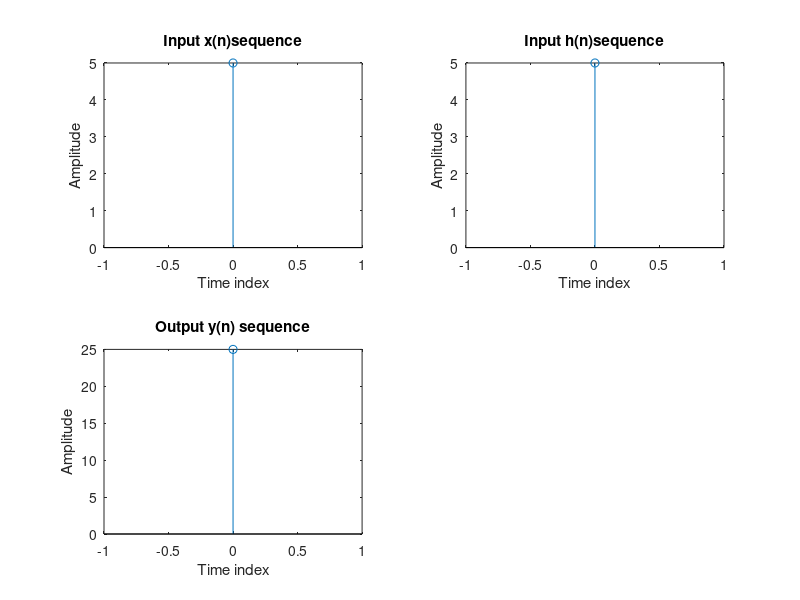

Recreate this plot in MATLAB.
clc;
clear all;
close all;
xn=input('Enter the x(n) sequence');
hn=input('Enter the h(n) sequence');
L=length(xn);
M=length(hn);
N=max(L,M);
if L>M
xn1=xn;
hn1=[hn,zeros(1,L-M)];
else L<M
xn1=[xn,zeros(1,M-L)];
hn1=hn;
end
Xk=fft(xn1);
Hk=fft(hn1);
Yk=Xk.*Hk;
yn=ifft(Yk);
disp(yn);
L=length(xn1);
n=0:1:L-1;
subplot(2,2,1);
stem(n,xn1);
xlabel('Time index');
ylabel('Amplitude');
title('Input x(n)sequence');
M=length(hn1);
n1=0:1:M-1;
subplot(2,2,2);
stem(n1,hn1);
xlabel('Time index');
ylabel('Amplitude');
title('Input h(n)sequence');
N=length(yn);
n2=0:1:N-1;
subplot(2,2,3);
stem(n2,yn);
xlabel('Time index');
ylabel('Amplitude');
title('Output y(n) sequence');
